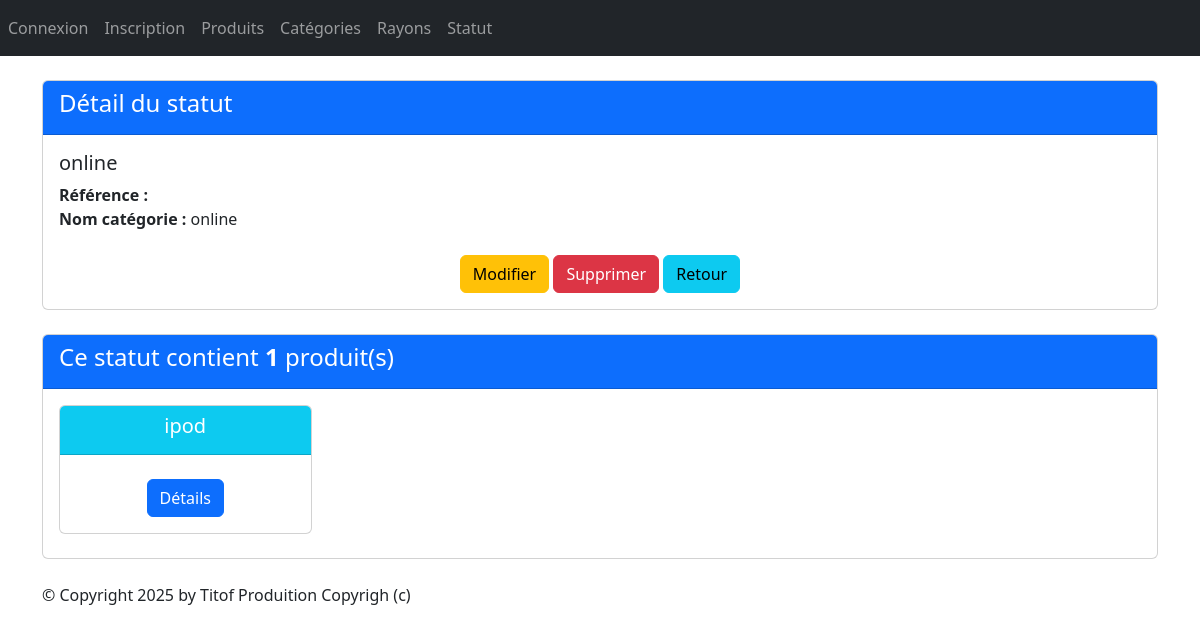
The page /monApp/Statut/1/ on the database as committed earlier.
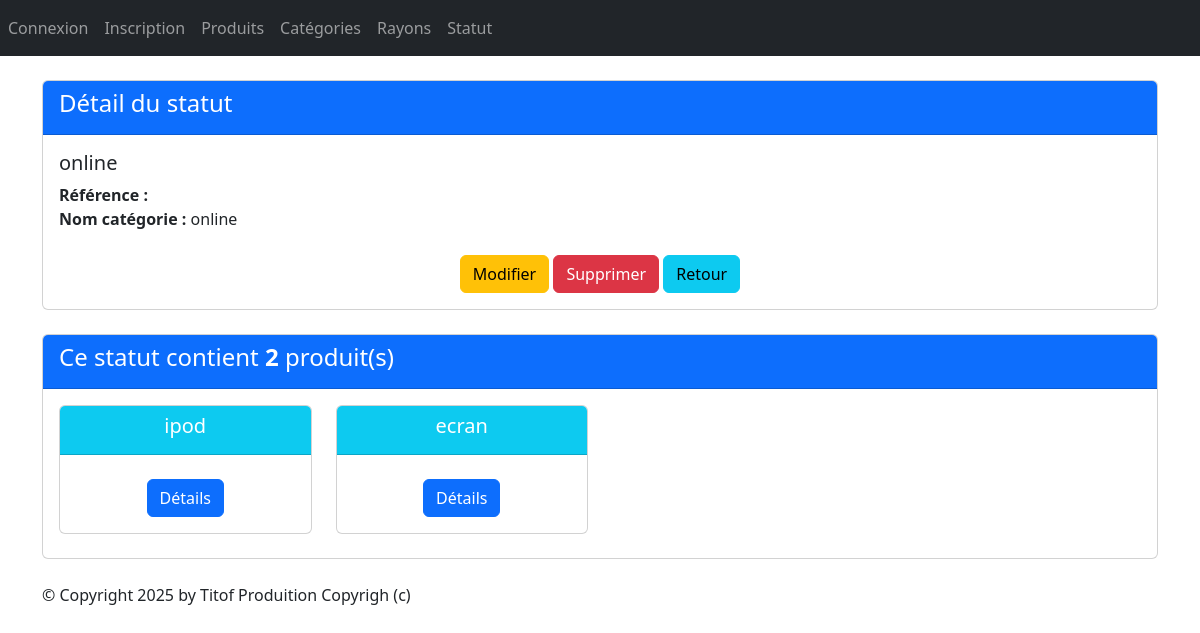
The same page on the database as committed later.
### monApp/models.py (models this page shows, shortened)
class Statut(models.Model):
    idStatut=models.AutoField(primary_key=True)
    libelleStatut=models.CharField(max_length=200)

class Produit(models.Model):
    refProd = models.AutoField(primary_key=True)
    intituleProd = models.CharField(max_length=200)
    prixUnitaireProd = models.DecimalField(max_digits=10, decimal_places=2)
    dateDeFabrication = models.DateField(default=date.today)
    categorie = models.ForeignKey(Categorie, on_delete=models.CASCADE, related_name="produits",null=True, blank=True)
    statut=models.ForeignKey(Statut,on_delete=models.CASCADE, related_name="produits",null=True, blank=True)

### monApp/views.py (the view)
# urls.py: path("Statut/<pk>/" ,views.StatutDetailView.as_view(), name="dtl_stt"),
class StatutDetailView(DetailView):
    model = Statut
    template_name = "monApp/detail_Statut.html"
    context_object_name = "stt"
    def get_queryset(self):
        return Statut.objects.annotate(nb_produits=Count('produits'))
    def get_context_data(self, **kwargs):
        context = super(StatutDetailView, self).get_context_data(**kwargs)
        context['titremenu'] = "Détail des statuts"
        context['prdts'] = self.object.produits.all()
        return context

### monApp/templates/monApp/detail_Statut.html
{% extends 'monApp/base.html' %}
{% block contenu %}
<div class="card mb-4">
    <div class="card-header bg-primary text-white">
        <h4>Détail du statut</h4>
    </div>
    <div class="card-body">
        <h5 class="card-title">{{ stt.libelleStatut }}</h5>
        <ul class="list-unstyled">
            <li><strong>Référence :</strong> {{ stt.idSatut }}</li>
            <li><strong>Nom catégorie :</strong> {{ stt.libelleStatut }}</li>
        </ul>
        <div class="car-footer text-center">
            <a href="{% url 'stt-chng' stt.idStatut %}" class="btn btn-warning mt-2">Modifier</a>
            <a href="{% url 'dlt-stt' stt.idStatut %}" class="btn btn-danger mt-2">Supprimer</a>
            <a href="{% url 'lst_stt'%}" class="btn btn-info mt-2">Retour</a>
        </div>
    </div>
</div>
<div class="card mb-4">
    <div class="card-header bg-primary text-white">
        <h4>Ce statut contient <strong>{{ stt.nb_produits }}</strong> produit(s)</h4>
    </div>
    <div class="card-body">
        <div class="row">
            {% if prdts %}
            {% for prdt in prdts %}
            <div class="col-sm-3">
                <div class="card mb-2 text-center">
                    <div class="card-header bg-info text-white">
                        <h5 class="card-title">{{ prdt.intituleProd }}</h5>
                    </div>
                    <div class="card-body">
                        <a href="{% url 'dtl_prdt' prdt.refProd %}" class="btn btn-primary mt-2">Détails</a>
                    </div>
                </div>
            </div>
            {% endfor %}
            {% else %}
            <p class="text-muted">Aucun produit trouvé pour cette catégorie.</p>
            {% endif %}
        </div>
    </div>
</div>
{% endblock %}

Rows that differ between the two databases and show on the page:
computed for Statut "online": nb_produits "1" → "2"
added Produit: intituleProd "ecran"
